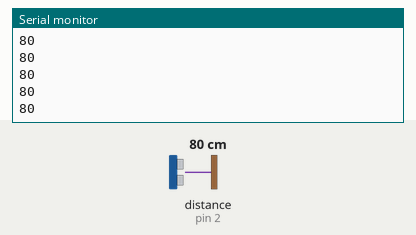
Recording of a sketch running on a simulated Arduino Uno, built with avr-gcc and run on an emulated ATmega328P. On the bench: the last lines printed to the serial monitor. Wiring (inferred from the names in the program): ultrasonic range finder: trigger pin 3; echo pin 2. The inputs (shaded band) are chosen by the test bench; at power-on: distance to the obstacle (sensor on pin 2) 80 cm. The echo pulse lasts 58.3 µs per cm.

Above: at 1.2 s.
1.3 s: distance to the obstacle (sensor on pin 2) set to 2 cm
At 1.37 s:
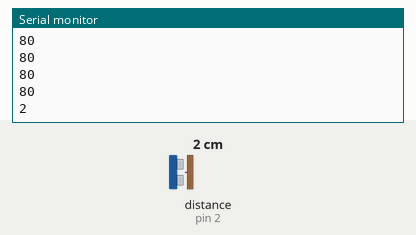
2.8 s: distance to the obstacle (sensor on pin 2) set to 4 cm
At 2.89 s:
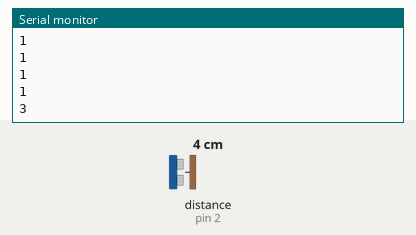
Timing chart, 0 to 5.8 s (numbered marks = the images above; inputs shaded):
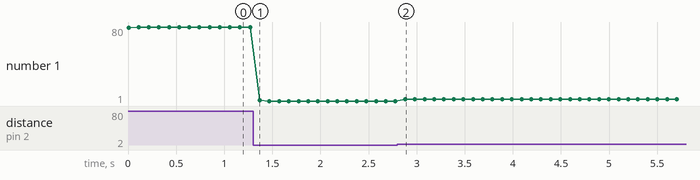

Measured:
- after the input at 1.3 s, the serial monitor: prints a new line after 0.07 s (image 1)
- after the input at 2.8 s, the serial monitor: prints a new line after 0.08 s (image 2)
- plotted number 1: 80 → 1 after the input at 1.3 s, 1 → 3 after the input at 2.8 s

The sketch:

ultrasonic_test.ino
```cpp
/*
  HC-SR04 code from www.HowToMechatronics.com
*/

// ultrasonic definitions
const int trigPin = 3; // green wire
const int echoPin = 2;
long ultrasonic_duration;
int ultrasonic_distance;

void setup() {
  // ultrasonic pins
  pinMode(trigPin, OUTPUT);
  pinMode(echoPin, INPUT);

  Serial.begin(9600); // Starts the serial communication
}

void loop() {
  // Clears the trigPin
  digitalWrite(trigPin, LOW);
  delayMicroseconds(2);
  // Sets the trigPin on HIGH state for 10 micro seconds
  digitalWrite(trigPin, HIGH);
  delayMicroseconds(10);
  digitalWrite(trigPin, LOW);
  // Reads the echoPin, returns the sound wave travel time in microseconds
  ultrasonic_duration = pulseIn(echoPin, HIGH);
  // Calculating the distance
  ultrasonic_distance = ultrasonic_duration * 0.0343 / 2;

  Serial.println(ultrasonic_distance);
  delay(100);

}
```
